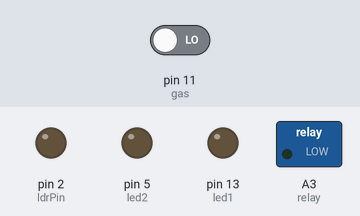
Bench run of a sketch on a simulated Arduino Uno, built with avr-gcc and run on an emulated ATmega328P. Parts: switched loads named in the sketch (green lamp = pin HIGH), output pins drawn as LEDs (lit = HIGH). Inputs (shaded band) come from the test bench; at power-on: pin 11 (gas) LOW. What the sketch prints to the serial monitor is not drawn.

Above: at 1.2 s.
1.3 s: pin 11 (gas) driven HIGH
At 2.2 s:
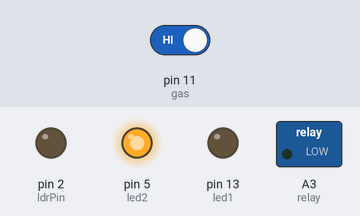
2.8 s: pin 11 (gas) driven LOW
At 3.3 s:
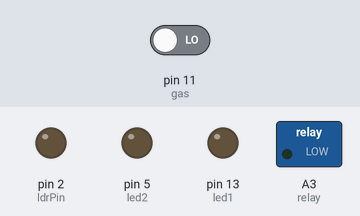
Timing chart, 0 to 5.8 s (numbered marks = the images above; inputs shaded):
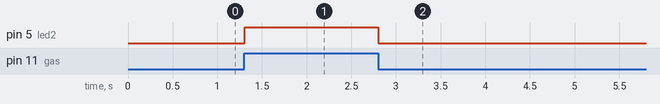

The sketch:

ection_and_Notification_System_Using_motion_and_light_sensor.ino
```cpp
int ldrPin=2;
int pirPin=8;
int led1=13;
int led2=5;
int relay=A3;
int gas=11;
int buzzer=2;

void setup(){
  pinMode(ldrPin,INPUT);
  pinMode(pirPin,INPUT);
  pinMode(led1,OUTPUT);
  pinMode(led2,OUTPUT);
  pinMode(relay,OUTPUT);
  pinMode(gas,INPUT);
  pinMode(buzzer,OUTPUT);
  Serial.begin(9600);
}

void loop(){
  light();
  gasSensor();
}

void light(){
  int ldrStatus=digitalRead(ldrPin);
  if (ldrStatus==1){
    Serial.print("Darkness");
    Serial.println(ldrStatus);
    digitalWrite(led1,HIGH);
  }else{
    Serial.print("Enough Light");
    Serial.println(ldrStatus);
    digitalWrite(led1,LOW);
  }
}
void gasSensor(){
  int gasStatus=digitalRead(gas);
  if (gasStatus==1){
    digitalWrite(led2,HIGH);
  }else{
    digitalWrite(led2,LOW);
  }
}

void motion(){
  int motionStatus=digitalRead(pirPin);
  if (motionStatus==1){
    digitalWrite(buzzer,HIGH);
    delay(5000);
  }else{
    digitalWrite(buzzer,LOW);
    delay(100);
  }
}
```

Measured:
- after the input at 1.3 s, pin 5 (led2): LOW → HIGH at once
- after the input at 2.8 s, pin 5 (led2): HIGH → LOW at once
